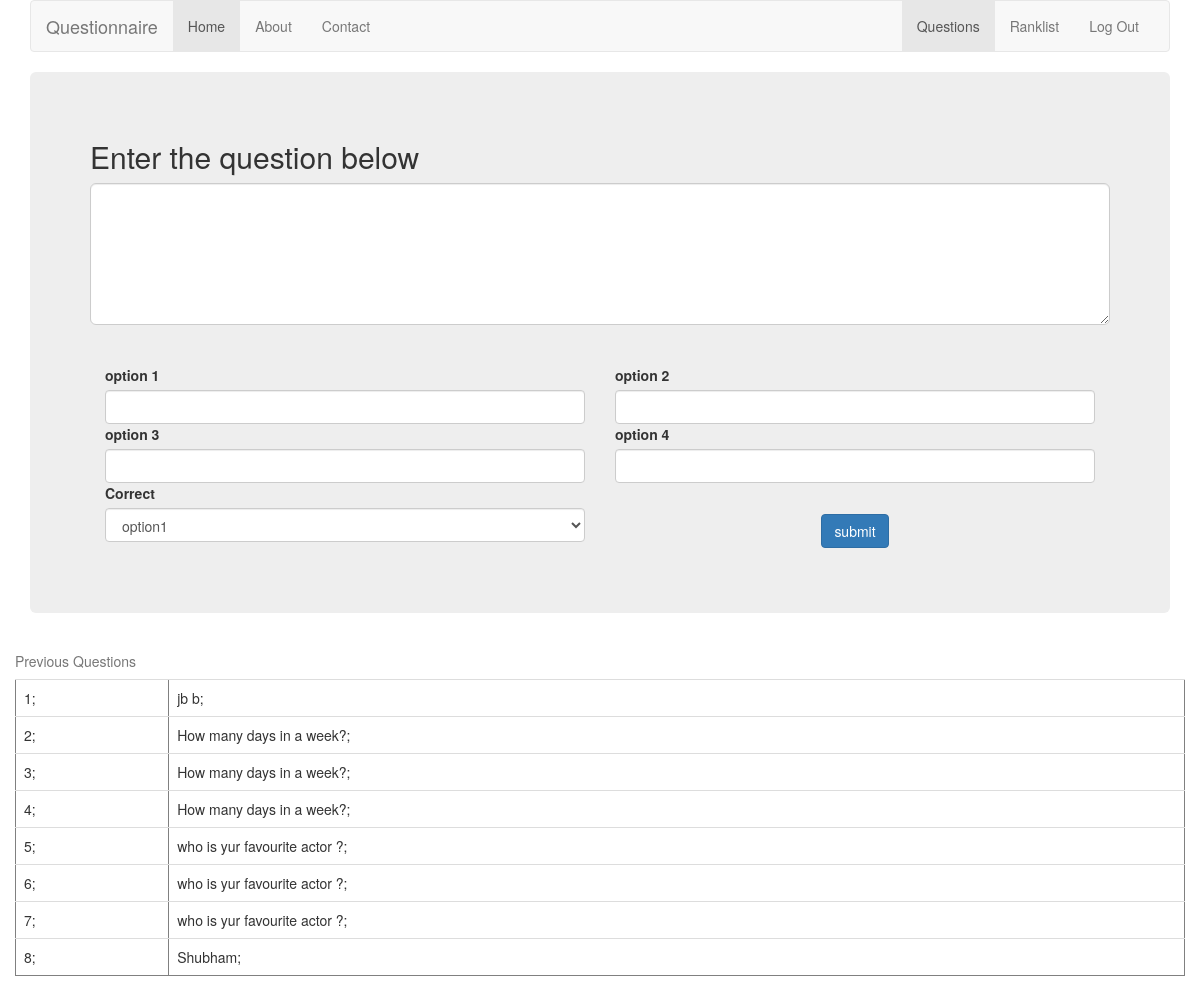
/admin/addquestion.php, run on an earlier commit of the app's database.
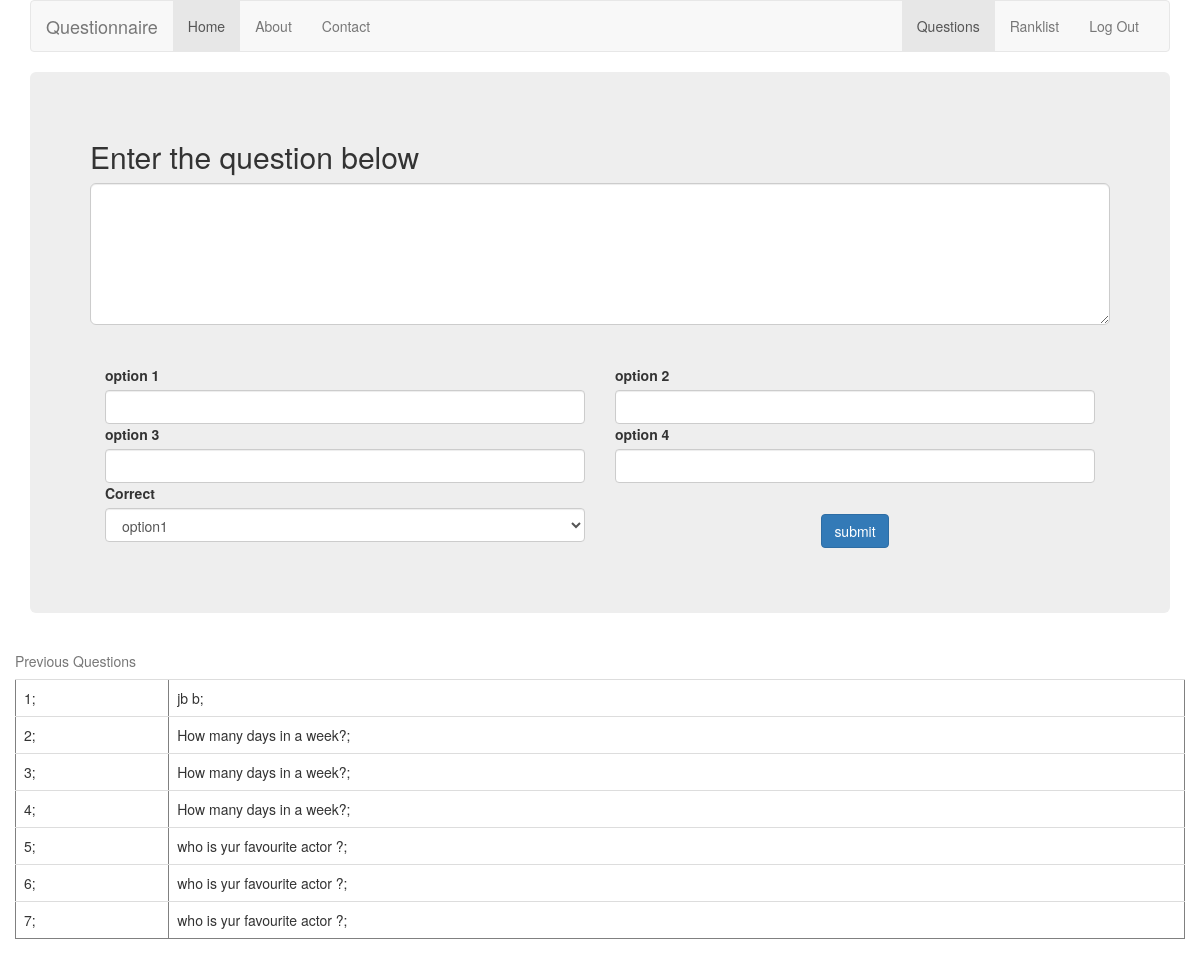
And on a later commit of the database.
### tables this page shows
CREATE TABLE IF NOT EXISTS `question` (
  `id` int(11) NOT NULL,
  `question` varchar(1000) NOT NULL,
  `opt1` varchar(1000) NOT NULL,
  `opt2` varchar(1000) NOT NULL,
  `opt3` varchar(1000) NOT NULL,
  `opt4` varchar(1000) NOT NULL,
  `optcr` varchar(1000) NOT NULL
);

### admin/addquestion.php (the view, shortened to what this page needs)
<!DOCTYPE html>
<html lang="en"><head><meta http-equiv="Content-Type" content="text/html; charset=UTF-8">
    <link href="../css/bootstrap.min.css" rel="stylesheet">
  </head>
  <body>
    <div class="container">
      <nav class="navbar navbar-default">
        <div class="container-fluid">
          <div class="navbar-header">
            <a class="navbar-brand" href="#">Questionnaire</a>
          </div>
          <div id="navbar" class="navbar-collapse collapse">
            <ul class="nav navbar-nav">
              <li class="active"><a href="#">Home</a></li>
              <li><a href="#">About</a></li>
              <li><a href="#">Contact</a></li>
            </ul>
            <ul class="nav navbar-nav navbar-right">
              <li class="active"><a href="./index_files/index.html">Questions <span class="sr-only">(current)</span></a></li>
              <li><a href="#">Ranklist</a></li>
              <li><a href="#">Log Out</a></li>
            </ul>
          </div>
        </div>
      </nav>
      <div class="jumbotron">
        <h2>Enter the question below</h2>
        <form class="form" action="" method="post">
          <textarea class="textarea form-control input-lg" rows="5" name="que"></textarea><br/><br/>
          <div class="rows">
            <div class="col-lg-6">
              <label>option 1</label> <input type="text" class="form-control" name="opt1">
            </div>
            <div class="col-lg-6">
              <label>option 2</label> <input type="text" class="form-control" name="opt2"></label>
            </div>
          </div>
		  <br/><br/>
        <div class="rows">
            <div class="col-lg-6">
              <label>option 3</label> <input type="text" class="form-control" name="opt3">
            </div>
            <div class="col-lg-6">
              <label >option 4 </label><input type="text" class="form-control" name="opt4">
            </div>
        </div>
        <br/>
		<div class="col-md-6">
			<label>Correct</label>
			<select class="select form-control" data-width="100%" name="optcr">
			<option value="opt1">option1</option>
			</select>
		</div>
        <div class="col-md-6"></div>
		<div class="col-md-6"></div>
		<div class="col-md-6"></div>
			<h1 align="center"><input type="submit" class="submit btn btn-primary"  name="submit" value="submit" /></h1>
		</form>
      </div>
	  <div class="row" >
		<?php
		echo "
		<table class=\"table\" border=\"1\">
		<caption align=\"top\">Previous Questions</caption>
		";
		$result=mysql_query("select * from question");
		while($row=mysql_fetch_array($result))
		{
			echo "
			<tr>
			<td>
			 ".$row['id'].";
			</td>
			<td>
		     ".$row['question'].";
			</td>
			</tr>
			";
		}
		echo "
		</table>
		";
		?>
	</div>
    </div>
</body></html>

What changed in the data, as far as the page shows it:
removed question: id "8", question "Shubham"
